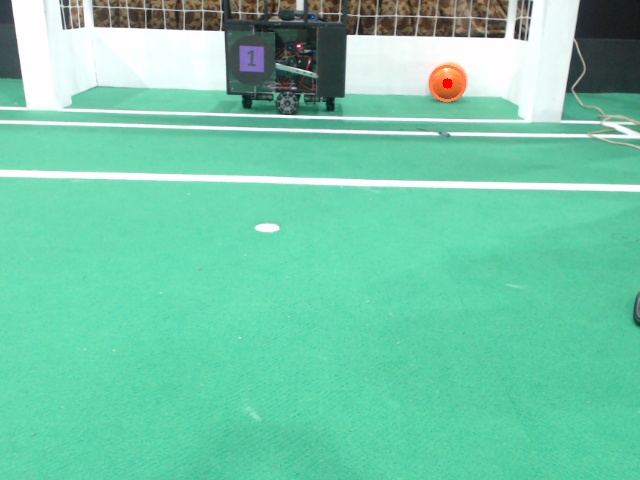
#> input picture bisa diabaikan/foto/opencv0.jpg, 640 x 480 px, found by its file name
$ python detect_gawang.py
#> lines starting #> are read from the running program, lines starting #| are printed output that depends on the picture; after the words box and inside, x2 and y2 are one past the last pixel; in counts of white or black regions, pixels touching at a corner belong together
'''
    detect gawang logic
        detect warna putih (done)
        detect ujung putih (done)
        kondisi bahwa dia gawang (  )
'''

import cv2


# gawangLower = (85, 85, 90)
# gawangUpper = (150, 255, 255)

gawangLower = (60, 0, 200)
gawangUpper = (255, 100, 255)


font = cv2.FONT_HERSHEY_SIMPLEX

image = cv2.imread('foto/opencv0.jpg')
#> image is the input picture: shape (480, 640, 3); mean B, G, R 170.1, 201.1, 114.7
hsv = cv2.cvtColor(image, cv2.COLOR_BGR2HSV)
#> hsv: shape (480, 640, 3); mean H, S, V 78.8, 112.1, 202.3
mask2 = cv2.inRange(hsv, gawangLower, gawangUpper)
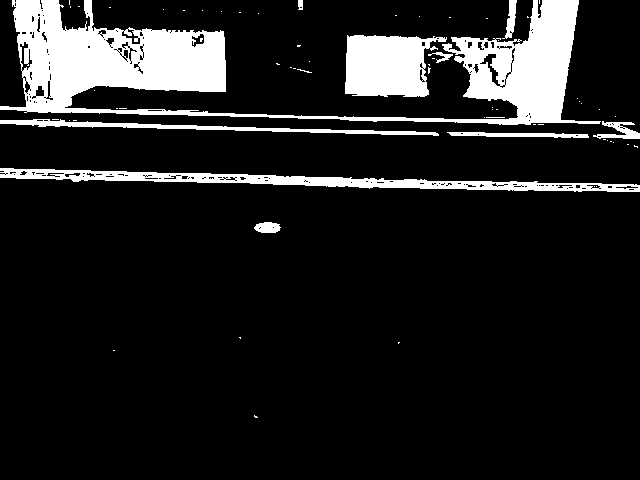
#> mask2: shape (480, 640); 12.5% white; 67 white regions (57 under 20 px), largest, box (x1, y1, x2, y2) and area: (0, 0, 601, 125) 24859, (0, 168, 640, 192) 5199, (345, 35, 447, 97) 4824
mask2 = cv2.erode(mask2, None, iterations=2)
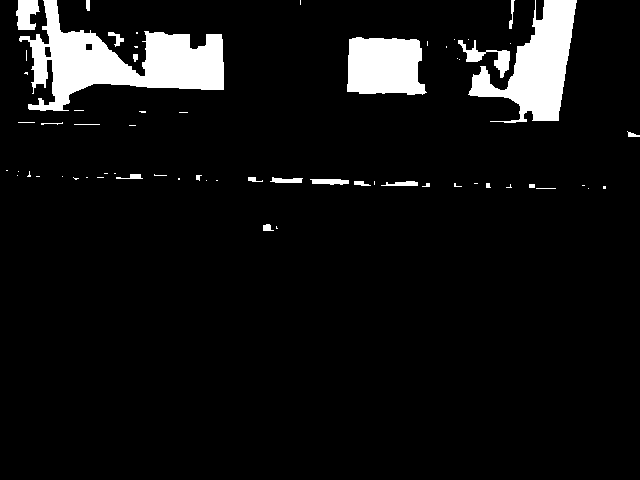
#> mask2: shape (480, 640); 7.2% white; 64 white regions (40 under 20 px), largest, box (x1, y1, x2, y2) and area: (19, 0, 224, 111) 9644, (468, 0, 577, 123) 6086, (347, 37, 427, 95) 3977
mask2 = cv2.dilate(mask2, None, iterations=2)
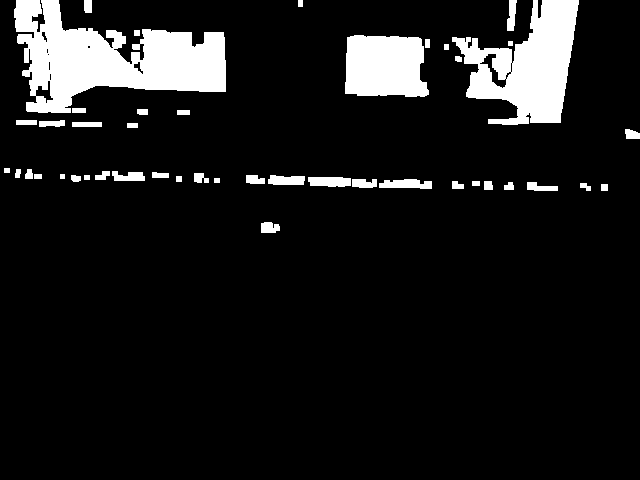
#> mask2: shape (480, 640); 9.9% white; 45 white regions
cnts2 = cv2.findContours(mask2.copy(), cv2.RETR_EXTERNAL,
 		cv2.CHAIN_APPROX_SIMPLE)[-2]
#> cnts2 = 45 contours, 2 with area under 20; largest, box (x1, y1, x2, y2) and area: (14, 0, 226, 113) 12767, (452, 0, 579, 125) 8366, (345, 35, 429, 97) 4446, (379, 179, 432, 189) 341, (308, 177, 351, 187) 336
def persegi_panjang_berdiri (x, y, w, h):
    check1 = abs((y+h) - y)   > abs((x+w) - x)
    check2 = w/h
    if ( check1):
        if ( check2 < 0.35):
            return True
    return False

check_gawang = 0
area_gawang = [0, 0]
# [9 lines of commented-out code are left out]

for id, cnt in enumerate(cnts2):
    x,y,w,h = cv2.boundingRect(cnt)
    if (persegi_panjang_berdiri(x, y, w, h)):
        text = 'tiang'+str(id)
        cv2.putText(image, text,(x,h), font, 1,(255,255,255),2,cv2.LINE_AA)
        cv2.rectangle(image, (x,y), (x+w, y+h), (0, 255, 0), 2)
        cv2.drawContours(image, cnt, 3, (0,0,255), 3)
        area_gawang[check_gawang] = (x,h)
        check_gawang += 1
        if(check_gawang == 2):
            print("ada gawang", area_gawang)
            cv2.imshow('gawang',mask2)
        if(check_gawang==2):
            check_gawang = 0
#> this loop made 45 passes
#> (x, y, w, h, check1 in persegi_panjang_berdiri, check2 in persegi_panjang_berdiri, text) on pass 42: (507, 0, 10, 31, True, 0.323, 'tiang41')
#> (x, y, w, h, check1 in persegi_panjang_berdiri, check2 in persegi_panjang_berdiri) on passes 1, 3, 4, 5, 6, 8: (261, 222, 19, 11, False, 1.73), (580, 183, 11, 8, False, 1.38), (527, 182, 31, 9, False, 3.44), (504, 182, 10, 8, False, 1.25), (484, 181, 9, 9, False, 1), (452, 181, 12, 8, False, 1.5)
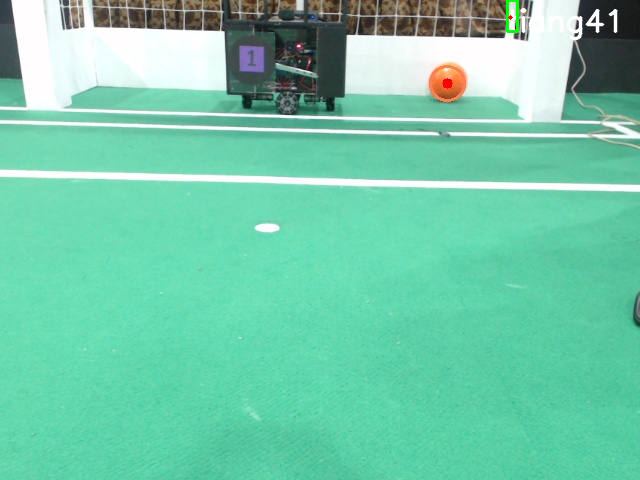
#> image: shape (480, 640, 3); 0.49% of pixels changed, all inside (x1, y1, x2, y2) = (506, 0, 618, 41)
#> after the loop, area_gawang = [(507, 31), 0]; check_gawang = 1

# if(check_gawang == 2):
#     print("ada gawang", area_gawang)
#     cv2.imshow('gawang',mask2)

cv2.imshow('gawang',mask2)
cv2.imshow('asli',image)
cv2.imshow('hsv',hsv)
cv2.waitKey()
cv2.destroyAllWindows()
